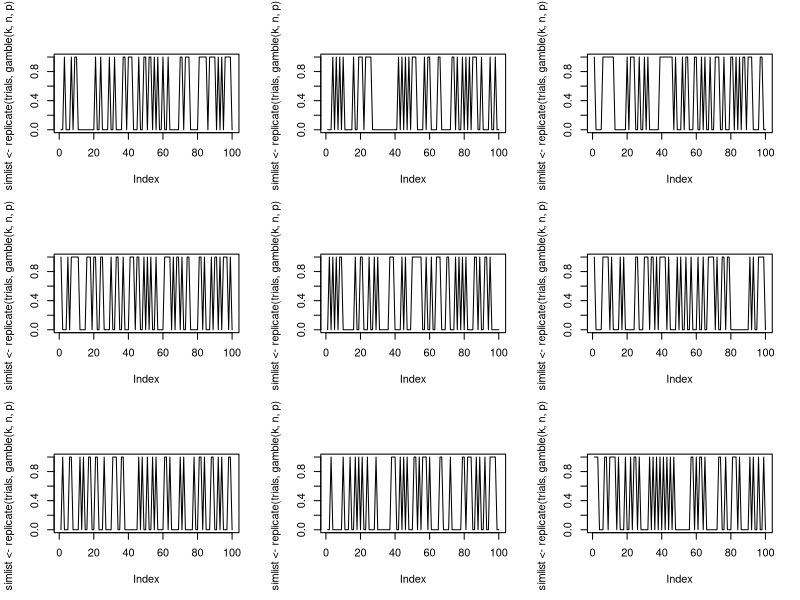

Source code (R):
#n: Represents the amount that if the person's capital reaches that amount, the game is all
#k: Indicates the amount of the person's initial capita
#p: Indicates the chance to win or loser open gambling at any round of the game
#mean(simlist):Represents the possibility of a bankruptcy of gambling open
gamble<-function(k,n,p){
  state=k
  while(0<state & state<n) {
    bet=sample(c(1,-1),1,prob=c(p,1-p))
    state=state+bet
  }
  if(state==0) return(1) else return(0)
}
k<-6
n<-10
p<-1/2
trials<-100
simlist<-replicate(trials,gamble(k,n,p))
mean(simlist) 
par(mfrow=c(3,3))
replicate(9,plot(simlist<-replicate(trials,gamble(k,n,p)),type = "l"))